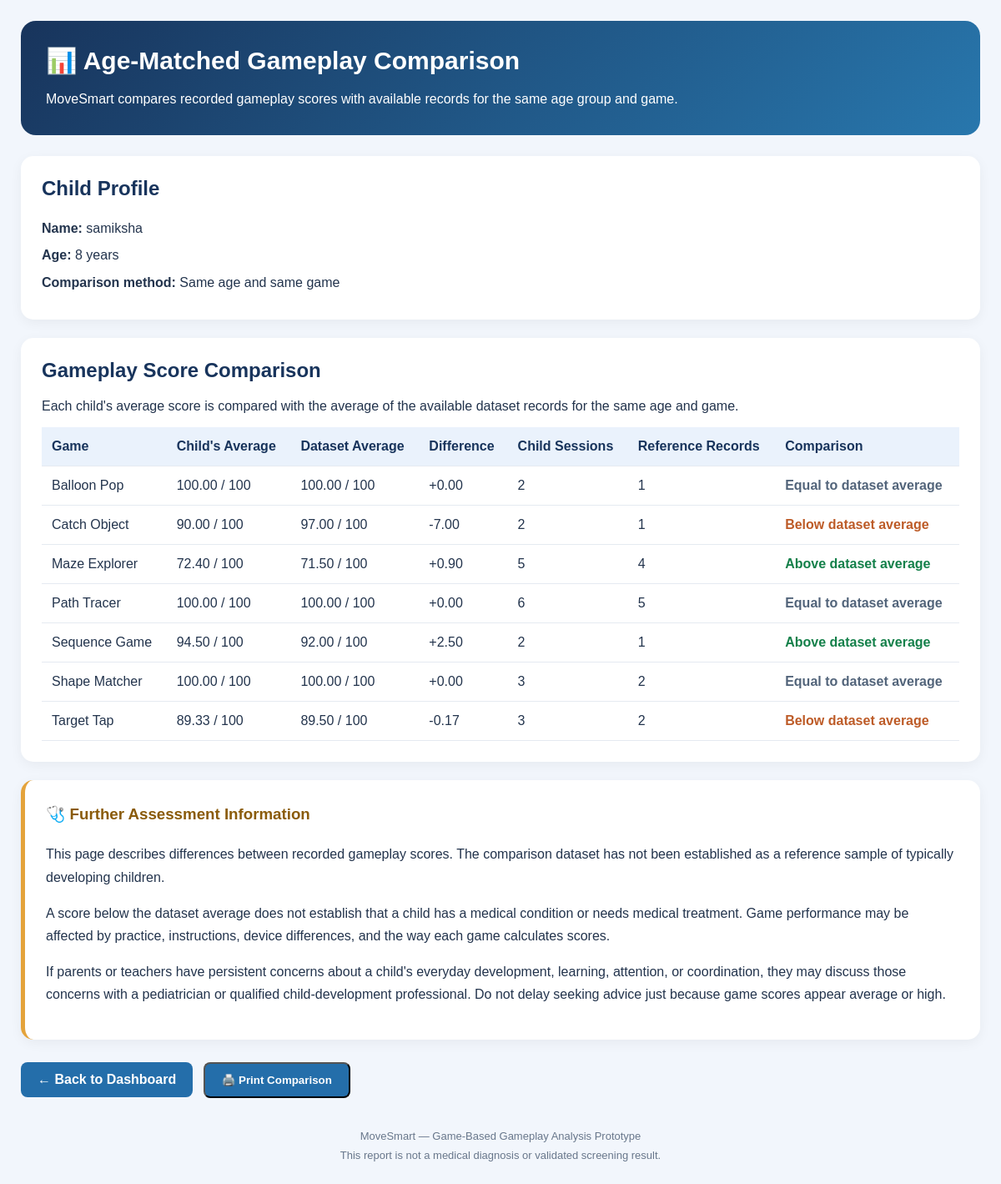
The app's page /age-comparison (signed in) with its own data.
### tables this page shows
CREATE TABLE users (
            id INTEGER PRIMARY KEY AUTOINCREMENT,
            name TEXT NOT NULL,
            age INTEGER NOT NULL,
            username TEXT UNIQUE NOT NULL,
            password TEXT NOT NULL,
            created_at TIMESTAMP DEFAULT CURRENT_TIMESTAMP
        );

CREATE TABLE game_results (
            id INTEGER PRIMARY KEY AUTOINCREMENT,
            user_id INTEGER NOT NULL,
            game_name TEXT NOT NULL,
            score REAL DEFAULT 0,
            accuracy REAL DEFAULT 0,
            reaction_time REAL DEFAULT 0,
            completion_time REAL DEFAULT 0,
            errors INTEGER DEFAULT 0,
            objects_caught INTEGER DEFAULT 0,
            objects_missed INTEGER DEFAULT 0,
            path_deviation REAL DEFAULT 0,
            created_at TIMESTAMP DEFAULT CURRENT_TIMESTAMP,
            FOREIGN KEY(user_id) REFERENCES users(id)
        );

### app.py (the view, shortened to what this page needs)
@app.route("/age-comparison")
@login_required
def age_comparison():
    import csv
    import os
    from collections import defaultdict
    user_id = session.get("user_id")
    conn = get_db()
    try:
        user = conn.execute(
            """
            SELECT id, name, age
            FROM users
            WHERE id = ?
            """,
            (user_id,)
        ).fetchone()
        if user is None:
            return "User not found.", 404
        child_age = int(user["age"])
        child_results = conn.execute(
            """
            SELECT game_name, score
            FROM game_results
            WHERE user_id = ?
            ORDER BY id
            """,
            (user_id,)
        ).fetchall()
    finally:
        conn.close()
    child_groups = defaultdict(list)
    for result in child_results:
        try:
            game_name = str(result["game_name"]).strip()
            score = float(result["score"])
            if game_name and 0 <= score <= 100:
                child_groups[game_name].append(score)
        except (ValueError, TypeError):
            continue
    dataset_file = os.path.join(
        app.root_path,
        "dataset",
        "movesmart_data.csv"
    )
    reference_groups = defaultdict(list)
    dataset_message = None
    if not os.path.isfile(dataset_file):
        dataset_message = (
            "Reference dataset not found. "
            "Please check dataset/movesmart_data.csv."
        )
    else:
        try:
            with open(
                dataset_file,
                "r",
                newline="",
                encoding="utf-8-sig"
            ) as file:
                reader = csv.DictReader(file)
                required_columns = {
                    "age",
                    "game_name",
                    "score"
                }
                if not reader.fieldnames or not required_columns.issubset(
                    set(reader.fieldnames)
                ):
                    dataset_message = (
                        "The CSV is missing required columns: "
                        "age, game_name, score."
                    )
                else:
                    for row in reader:
                        try:
                            age = int(float(row["age"]))
                            game_name = str(
                                row["game_name"]
                            ).strip()
                            score = float(row["score"])
                            if (
                                age == child_age
                                and game_name
                                and 0 <= score <= 100
                            ):
                                reference_groups[game_name].append(
                                    score
                                )
                        except (ValueError, TypeError, KeyError):
                            continue
        except (OSError, csv.Error):
            dataset_message = (
                "Unable to read the reference dataset."
            )
    comparisons = []
    for game_name, child_scores in sorted(child_groups.items()):
        child_average = sum(child_scores) / len(child_scores)
        reference_scores = reference_groups.get(game_name, [])
        if reference_scores:
            reference_average = (
                sum(reference_scores) / len(reference_scores)
            )
            difference = child_average - reference_average
            if difference > 0.01:
                comparison_label = "Above dataset average"
            elif difference < -0.01:
                comparison_label = "Below dataset average"
            else:
                comparison_label = "Equal to dataset average"
            comparisons.append({
                "game_name": game_name,
                "child_average": round(child_average, 2),
                "reference_average": round(reference_average, 2),
                "difference": round(difference, 2),
                "sessions": len(child_scores),
                "reference_count": len(reference_scores),
                "comparison_label": comparison_label
            })
    return render_template(
        "age_comparison.html",
        child_name=user["name"],
        child_age=child_age,
        comparisons=comparisons,
        dataset_message=dataset_message
    )

### app.py (called while the page is built)
def get_db():
    conn = sqlite3.connect(DATABASE)
    conn.row_factory = sqlite3.Row
    return conn

def login_required(func):
    @wraps(func)
    def wrapper(*args, **kwargs):
        if "user_id" not in session:
            return redirect(url_for("login"))
        return func(*args, **kwargs)
    return wrapper

### templates/age_comparison.html (shortened to what this page needs)
<!DOCTYPE html>
<html lang="en">
<head>
</head>
<body>
<div class="container">
    <div class="header">
        <h1>📊 Age-Matched Gameplay Comparison</h1>
        <p>
            MoveSmart compares recorded gameplay scores with available
            records for the same age group and game.
        </p>
    </div>
    <div class="profile">
        <h2>Child Profile</h2>
        <p>
            <strong>Name:</strong>
            {{ child_name }}
        </p>
        <p>
            <strong>Age:</strong>
            {{ child_age }} years
        </p>
        <p>
            <strong>Comparison method:</strong>
            Same age and same game
        </p>
    </div>
    <div class="section">
        <h2>Gameplay Score Comparison</h2>
        <p>
            Each child's average score is compared with the average
            of the available dataset records for the same age and game.
        </p>
        {% if comparisons %}
        <div class="table-wrapper">
            <table>
                <thead>
                    <tr>
                        <th>Game</th>
                        <th>Child's Average</th>
                        <th>Dataset Average</th>
                        <th>Difference</th>
                        <th>Child Sessions</th>
                        <th>Reference Records</th>
                        <th>Comparison</th>
                    </tr>
                </thead>
                <tbody>
                    {% for item in comparisons %}
                    <tr>
                        <td>{{ item.game_name }}</td>
                        <td>
                            {{ "%.2f"|format(item.child_average) }}
                            / 100
                        </td>
                        <td>
                            {% if item.reference_average is not none %}
                                {{ "%.2f"|format(item.reference_average) }}
                                / 100
                            {% else %}
                                Not available
                            {% endif %}
                        </td>
                        <td>
                            {% if item.difference is not none %}
                                {{ "%+.2f"|format(item.difference) }}
                            {% else %}
                                —
                            {% endif %}
                        </td>
                        <td>{{ item.sessions }}</td>
                        <td>{{ item.reference_count }}</td>
                        <td>
                            {% if item.comparison_label == "Above dataset average" %}
                                <span class="positive">
                                    {{ item.comparison_label }}
                                </span>
                            {% elif item.comparison_label == "Below dataset average" %}
                                <span class="negative">
                                    {{ item.comparison_label }}
                                </span>
                            {% elif item.comparison_label == "Equal to dataset average" %}
                                <span class="neutral">
                                    {{ item.comparison_label }}
                                </span>
                            {% else %}
                                <span class="neutral">
                                    {{ item.comparison_label }}
                                </span>
                            {% endif %}
                        </td>
                    </tr>
                    {% endfor %}
                </tbody>
            </table>
        </div>
        {% endif %}
    </div>
    <div class="notice">
        <h3>🩺 Further Assessment Information</h3>
        <p>
            This page describes differences between recorded gameplay
            scores. The comparison dataset has not been established
            as a reference sample of typically developing children.
        </p>
        <p>
            A score below the dataset average does not establish that
            a child has a medical condition or needs medical treatment.
            Game performance may be affected by practice, instructions,
            device differences, and the way each game calculates scores.
        </p>
        <p>
            If parents or teachers have persistent concerns about a
            child's everyday development, learning, attention, or
            coordination, they may discuss those concerns with a
            pediatrician or qualified child-development professional.
            Do not delay seeking advice just because game scores appear
            average or high.
        </p>
    </div>
    <div>
        <a class="button" href="{{ url_for('dashboard') }}">
            ← Back to Dashboard
        </a>
        <button class="button" onclick="window.print()">
            🖨️ Print Comparison
        </button>
    </div>
    <div class="footer">
        MoveSmart — Game-Based Gameplay Analysis Prototype<br>
        This report is not a medical diagnosis or validated screening result.
    </div>
</div>
</body>
</html>

### templates/age_comparison.html (style rules this page uses)
* { box-sizing: border-box; }
body { margin: 0; padding: 25px; font-family: Arial, sans-serif; background: #f2f6fc; color: #23344d; }
.container { max-width: 1150px; margin: auto; }
.header { background: linear-gradient(135deg, #18345c, #2877ad); color: white; padding: 30px; border-radius: 18px; margin-bottom: 25px; }
.header h1 { margin-top: 0; margin-bottom: 12px; font-size: 30px; }
.header p { line-height: 1.6; margin-bottom: 0; }
.profile, .section, .notice { background: white; padding: 25px; margin-bottom: 22px; border-radius: 15px; box-shadow: 0 4px 15px rgba(0, 0, 0, 0.05); }
.profile h2, .section h2 { margin-top: 0; color: #18345c; }
.profile p { line-height: 1.8; margin: 4px 0; }
.table-wrapper { overflow-x: auto; }
table { width: 100%; border-collapse: collapse; min-width: 720px; }
th, td { padding: 14px 12px; text-align: left; border-bottom: 1px solid #e5eaf1; }
th { background: #eaf2fc; color: #18345c; }
.positive { color: #14804a; font-weight: bold; }
.negative { color: #bd5b27; font-weight: bold; }
.neutral { color: #52647a; font-weight: bold; }
.notice { border-left: 5px solid #e4a33b; line-height: 1.7; }
.notice h3 { margin-top: 0; color: #8a5b0a; }
.button { display: inline-block; padding: 12px 20px; margin: 5px 8px 5px 0; border-radius: 8px; background: #246eaa; color: white; text-decoration: none; font-weight: bold; }
.footer { text-align: center; color: #68778b; font-size: 13px; margin-top: 30px; line-height: 1.7; }

### records on screen
users: name "samiksha"
game_results: game_name "Balloon Pop", child_average "100.00", reference_average "100.00", difference "+0.00", sessions "2", reference_count "1", comparison_label "Equal to dataset average"
game_results: game_name "Catch Object", child_average "90.00", reference_average "97.00", difference "-7.00", sessions "2", reference_count "1", comparison_label "Below dataset average"
game_results: game_name "Maze Explorer", child_average "72.40", reference_average "71.50", difference "+0.90", sessions "5", reference_count "4", comparison_label "Above dataset average"
game_results: game_name "Path Tracer", child_average "100.00", reference_average "100.00", difference "+0.00", sessions "6", reference_count "5", comparison_label "Equal to dataset average"
game_results: game_name "Sequence Game", child_average "94.50", reference_average "92.00", difference "+2.50", sessions "2", reference_count "1", comparison_label "Above dataset average"
game_results: game_name "Shape Matcher", child_average "100.00", reference_average "100.00", difference "+0.00", sessions "3", reference_count "2", comparison_label "Equal to dataset average"
game_results: game_name "Target Tap", child_average "89.33", reference_average "89.50", difference "-0.17", sessions "3", reference_count "2", comparison_label "Below dataset average"

### other values on screen
{{ child_age }} "8"
